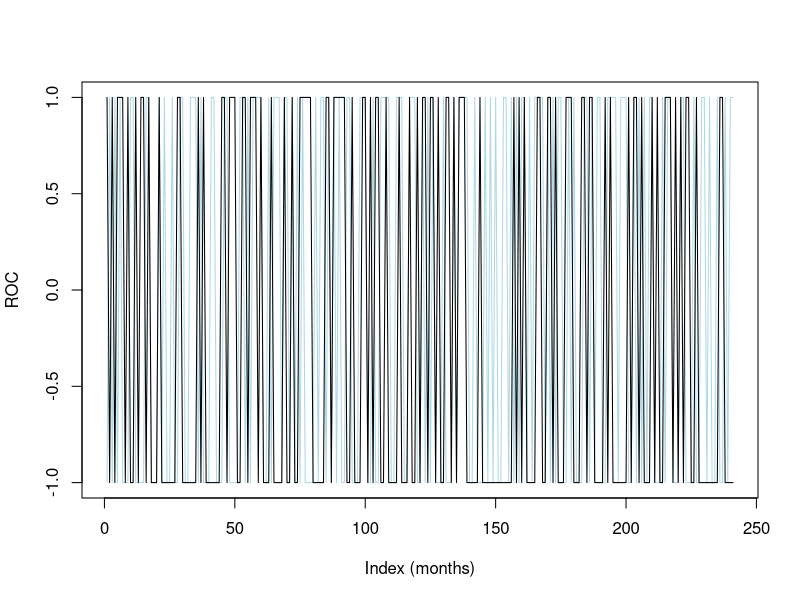
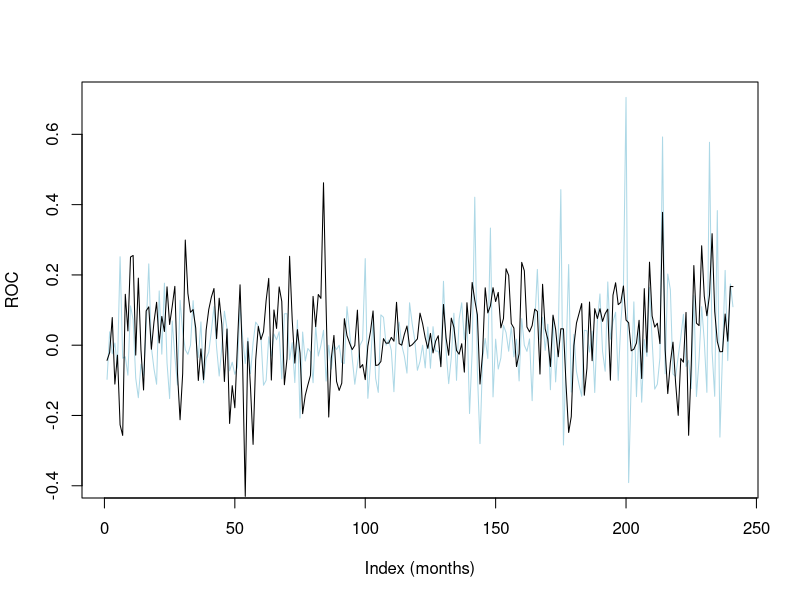

The R source for these figures, in order:
## ---- chunk 1
knitr::opts_chunk$set(echo = TRUE)
options(warn=-1)

df <- read.csv("aggregated.csv") ; df = df[-1,]
## ---- chunk 2
df[0:10,] ; df$idx = seq.int(nrow(df))
## ---- chunk 3
trend = read.csv('TREND.csv')
cor.test(trend$NASDAQ.NVDA...United.States.,trend$Nvidia...United.States.)$p.value
cor.test(trend$NASDAQ.NVDA...United.States.,trend$nvidia...United.States.)$p.value
## ---- chunk 4
cor.test(trend$nvidia...United.States.,trend$Nvidia...United.States.)$p.value
## ---- chunk 5
pricedf = read.csv('OpenClosePrice.csv') ; pricedf = pricedf[-1,] ;
X = ifelse(pricedf$Open - pricedf$Close < 0, -1, 1 ) ; Y = ifelse(df$nvidia < 0, -1, 1) ;
sampledf = data.frame(cbind(X, Y)) ; colnames(sampledf) = c("X","Y") ; sampledf$idx = seq.int(nrow(sampledf))
## ---- chunk 6
relation.pcc = cor.test(sampledf$X,sampledf$Y) ; relation.pcc
if (relation.pcc$p.value < 0.05) {
  print("We reject the null hypothesis.")
  } else {
  print("We do not have sufficient evidence to reject the null hypothesis.")
}
## ---- chunk 7
plot(sampledf$idx,sampledf$Y, type="l", col="lightblue", xlab="Index (months)", ylab="ROC")
lines(sampledf$X)
## ---- chunk 8
cor.pcc = cor.test(df$NVDA.Monthly,df$nvidia) ; cor.pcc
if (cor.pcc$p.value < 0.01) {
  print("We reject the null hypothesis.")
  } else {
  print("We do not have sufficient evidence to reject the null hypothesis.")
}
## ---- chunk 9
plot(df$idx,df$nvidia, type="l", col="lightblue", xlab="Index (months)", ylab="ROC")
lines(df$idx,df$NVDA.Monthly)
